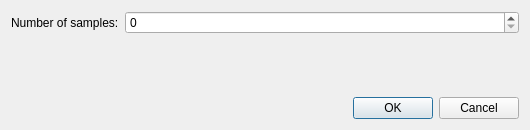
<?xml version="1.0" encoding="UTF-8"?>
<ui version="4.0">
 <class>QSpectrumAnalyzerAverage</class>
 <widget class="QDialog" name="QSpectrumAnalyzerAverage">
  <property name="geometry">
   <rect>
    <x>0</x>
    <y>0</y>
    <width>530</width>
    <height>130</height>
   </rect>
  </property>
  <property name="windowTitle">
   <string>Average - QSpectrumAnalyzer</string>
  </property>
  <layout class="QVBoxLayout" name="verticalLayout">
   <item>
    <layout class="QFormLayout" name="formLayout">
     <item row="0" column="0">
      <widget class="QLabel" name="label">
       <property name="text">
        <string>Number of samples:</string>
       </property>
       <property name="buddy">
        <cstring>averageSamplesSpinBox</cstring>
       </property>
      </widget>
     </item>
     <item row="0" column="1">
      <widget class="QSpinBox" name="averageSamplesSpinBox">
       <property name="minimum">
        <number>0</number>
       </property>
       <property name="maximum">
        <number>5000</number>
       </property>
       <property name="value">
        <number>0</number>
       </property>
      </widget>
     </item>
    </layout>
   </item>
   <item>
    <spacer name="verticalSpacer">
     <property name="orientation">
      <enum>Qt::Vertical</enum>
     </property>
     <property name="sizeHint" stdset="0">
      <size>
       <width>20</width>
       <height>1</height>
      </size>
     </property>
    </spacer>
   </item>
   <item>
    <widget class="QDialogButtonBox" name="buttonBox">
     <property name="orientation">
      <enum>Qt::Horizontal</enum>
     </property>
     <property name="standardButtons">
      <set>QDialogButtonBox::Cancel|QDialogButtonBox::Ok</set>
     </property>
    </widget>
   </item>
  </layout>
 </widget>
 <tabstops>
  <tabstop>averageSamplesSpinBox</tabstop>
  <tabstop>buttonBox</tabstop>
 </tabstops>
 <resources/>
 <connections>
  <connection>
   <sender>buttonBox</sender>
   <signal>accepted()</signal>
   <receiver>QSpectrumAnalyzerAverage</receiver>
   <slot>accept()</slot>
   <hints>
    <hint type="sourcelabel">
     <x>218</x>
     <y>104</y>
    </hint>
    <hint type="destinationlabel">
     <x>157</x>
     <y>129</y>
    </hint>
   </hints>
  </connection>
  <connection>
   <sender>buttonBox</sender>
   <signal>rejected()</signal>
   <receiver>QSpectrumAnalyzerAverage</receiver>
   <slot>reject()</slot>
   <hints>
    <hint type="sourcelabel">
     <x>218</x>
     <y>110</y>
    </hint>
    <hint type="destinationlabel">
     <x>224</x>
     <y>129</y>
    </hint>
   </hints>
  </connection>
 </connections>
</ui>
